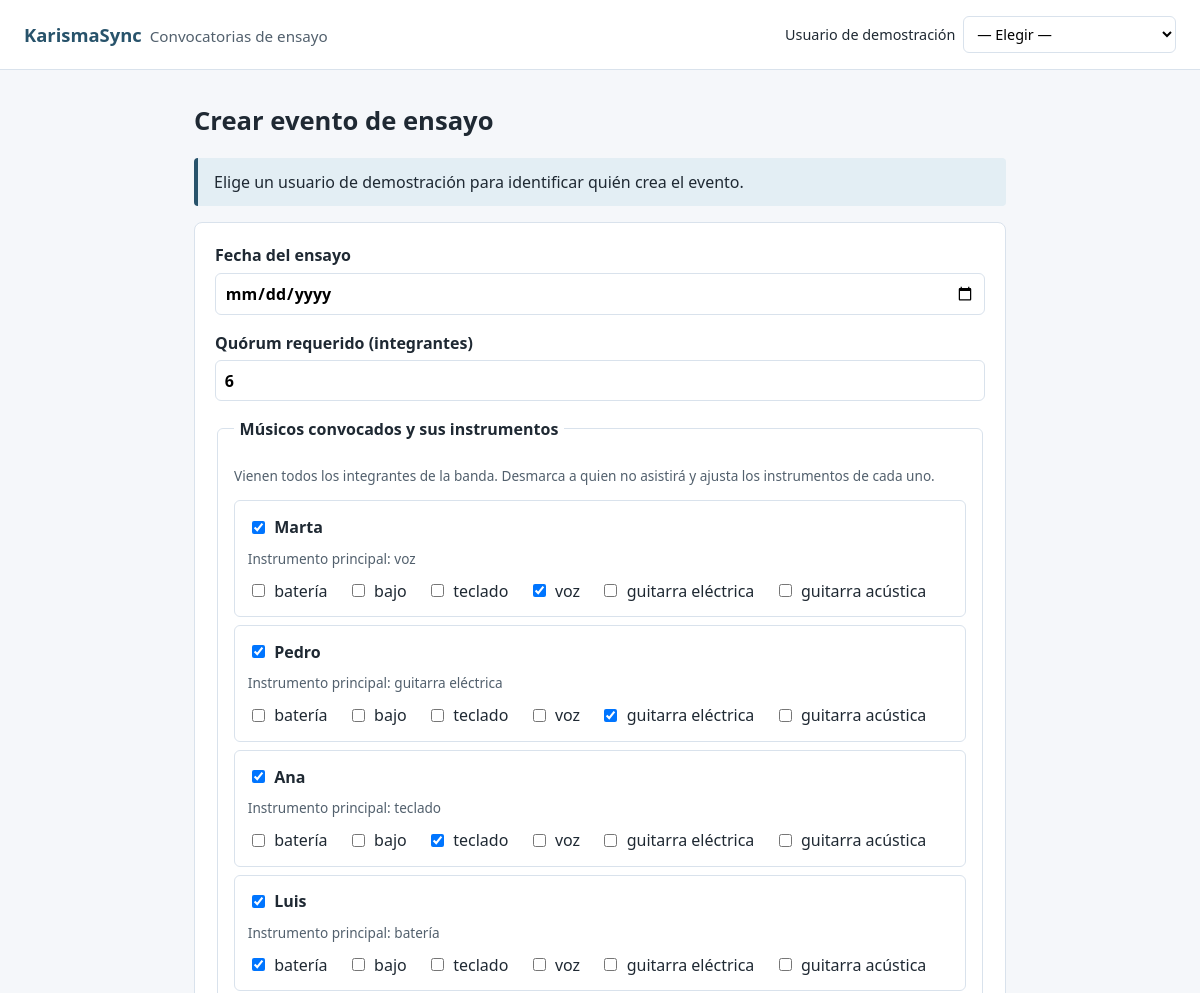
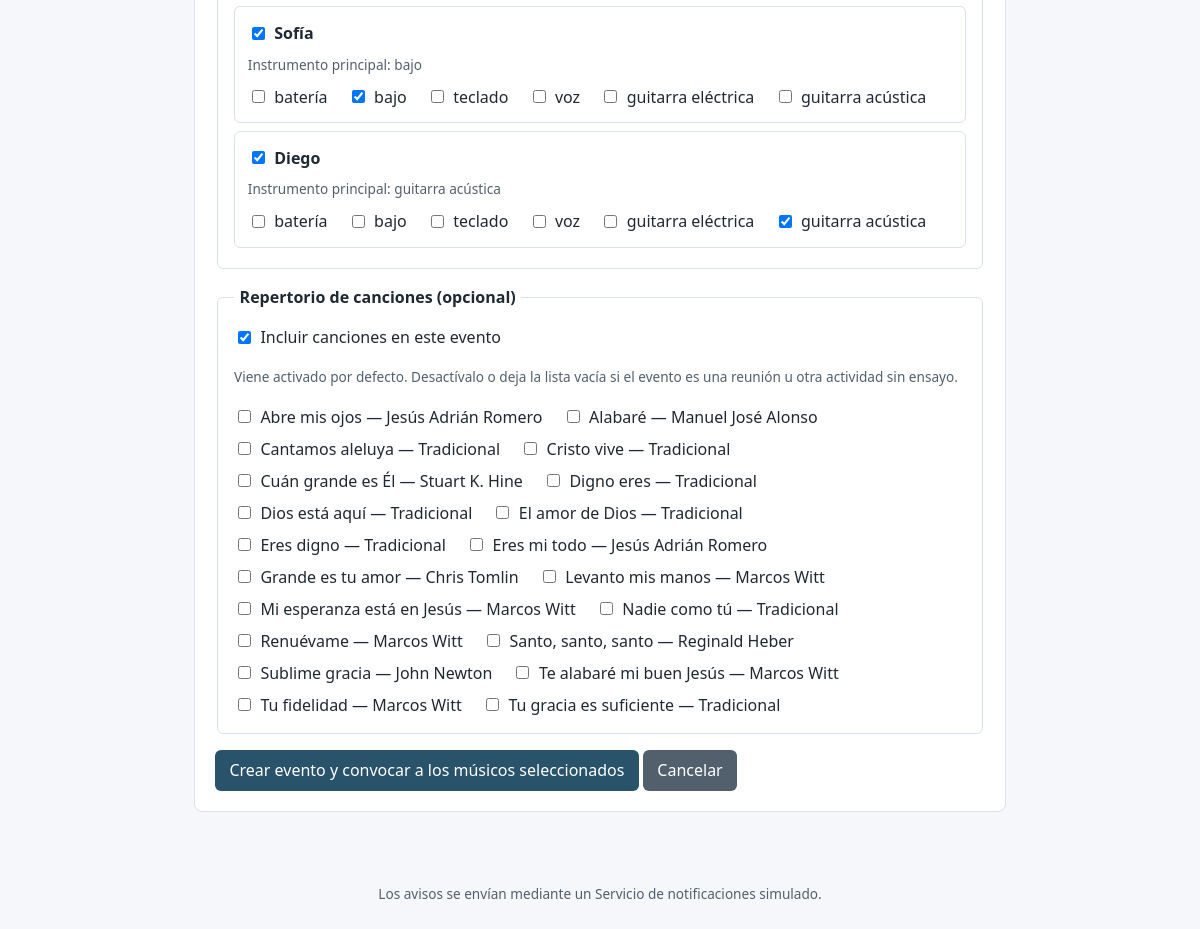
The app's page /eventos/nuevo with its own data (2 pictures, top to bottom).
### tables this page shows
CREATE TABLE integrantes_instrumentos (
    integrante_id INTEGER PRIMARY KEY,
    instrumento_id INTEGER NOT NULL,
    FOREIGN KEY (integrante_id) REFERENCES integrantes (id) ON DELETE CASCADE,
    FOREIGN KEY (instrumento_id) REFERENCES instrumentos (id) ON DELETE RESTRICT
);

CREATE TABLE integrantes (
    id INTEGER PRIMARY KEY AUTOINCREMENT,
    nombre TEXT NOT NULL,
    banda_id INTEGER NOT NULL,
    es_lider INTEGER NOT NULL DEFAULT 0 CHECK (es_lider IN (0, 1)),
    UNIQUE (banda_id, nombre),
    FOREIGN KEY (banda_id) REFERENCES bandas (id) ON DELETE CASCADE
);

CREATE TABLE instrumentos (
    id INTEGER PRIMARY KEY AUTOINCREMENT,
    nombre TEXT NOT NULL UNIQUE,
    es_musico_base INTEGER NOT NULL DEFAULT 0 CHECK (es_musico_base IN (0, 1))
);

CREATE TABLE canciones (
    id INTEGER PRIMARY KEY AUTOINCREMENT,
    titulo TEXT NOT NULL UNIQUE,
    autor TEXT NOT NULL DEFAULT ''
);

### app/rutas/eventos.py (the view)
@router.get("/eventos/nuevo", response_class=HTMLResponse)
def formulario_nuevo(
    request: Request, conexion: sqlite3.Connection = Depends(obtener_conexion)
) -> HTMLResponse:
    return _render_formulario(request, conexion)

### app/templates/evento_form.html (shortened to what this page needs)
{% extends "base.html" %}
{% block contenido %}
  <h1>Crear evento de ensayo</h1>
  {% if not usuario %}
  <p class="aviso">Elige un usuario de demostración para identificar quién crea el evento.</p>
  {% elif not usuario.es_lider %}
  <p class="aviso">Solo el Líder de Alabanza puede crear eventos de ensayo. Cambia el usuario de demostración a Marta.</p>
  {% endif %}
  <form class="formulario" method="post" action="/eventos">
    <label class="campo">Fecha del ensayo
      <input type="date" name="fecha" value="{{ valores.get('fecha') or '' }}" required>
    </label>
    <label class="campo">Quórum requerido (integrantes)
      <input type="number" name="quorum" min="1" value="{{ valores.get('quorum') or integrantes|length }}" required>
    </label>
    <fieldset>
      <legend>Músicos convocados y sus instrumentos</legend>
      <p class="principal">Vienen todos los integrantes de la banda. Desmarca a quien no asistirá y ajusta los instrumentos de cada uno.</p>
      {% set seleccionados = valores.get('convocados_ids') %}
      {% set marcados_por_integrante = valores.get('instrumentos_por_integrante', {}) %}
      {% for integrante in integrantes %}
      {% set convocado = seleccionados is none or integrante.id in seleccionados %}
      {% set instrumentos_marcados = marcados_por_integrante.get(integrante.id) %}
      {% if instrumentos_marcados is none %}
      {% set instrumentos_marcados = [integrante.instrumento_principal_id] if integrante.instrumento_principal_id else [] %}
      {% endif %}
      <div class="musico">
        <label class="check">
          <input type="checkbox" name="convocados" value="{{ integrante.id }}"{% if convocado %} checked{% endif %}>
          <strong>{{ integrante.nombre }}</strong>
        </label>
        {% if integrante.instrumento_principal %}
        <span class="principal">Instrumento principal: {{ integrante.instrumento_principal }}</span>
        {% endif %}
        <div>
          {% for instrumento in instrumentos %}
          <label class="check">
            <input type="checkbox" name="instrumentos_{{ integrante.id }}" value="{{ instrumento.id }}"{% if instrumento.id in instrumentos_marcados %} checked{% endif %}>
            {{ instrumento.nombre }}
          </label>
          {% endfor %}
        </div>
      </div>
      {% endfor %}
    </fieldset>
    {% set incluir_repertorio = valores.get('incluir_repertorio', '1') == '1' %}
    {% set canciones_marcadas = valores.get('canciones_ids', []) %}
    <fieldset>
      <legend>Repertorio de canciones (opcional)</legend>
      <label class="check">
        <input type="checkbox" id="incluir-repertorio" name="incluir_repertorio" value="1"{% if incluir_repertorio %} checked{% endif %}>
        Incluir canciones en este evento
      </label>
      <p class="principal">Viene activado por defecto. Desactívalo o deja la lista vacía si el evento es una reunión u otra actividad sin ensayo.</p>
      <div id="lista-canciones">
        {% for cancion in canciones %}
        <label class="check">
          <input type="checkbox" name="canciones" value="{{ cancion.id }}"{% if cancion.id in canciones_marcadas %} checked{% endif %}>
          {{ cancion.titulo }}{% if cancion.autor %} — {{ cancion.autor }}{% endif %}
        </label>
        {% endfor %}
      </div>
    </fieldset>
    <div>
      <button type="submit">Crear evento y convocar a los músicos seleccionados</button>
      <a class="boton" href="/" style="background:#52606d">Cancelar</a>
    </div>
  </form>
{% endblock %}

### app/templates/base.html (style rules this page uses)
:root { --tinta: #1f2933; --suave: #52606d; --borde: #d9e2ec; --fondo: #f5f7fa; --acento: #28536b; --acento-claro: #e3eef4; --error: #a61b1b; --error-fondo: #fdecec; --ok: #1f6f43; --ok-fondo: #e6f4ec; }
* { box-sizing: border-box; }
body { margin: 0; font-family: "Segoe UI", system-ui, sans-serif; color: var(--tinta); background: var(--fondo); line-height: 1.5; }
select, input, button { font: inherit; }
select, input[type="date"], input[type="number"] { padding: .45rem .55rem; border: 1px solid var(--borde); border-radius: 6px; background: #fff; }
h1 { font-size: 1.6rem; margin-top: 0; }
.boton, button { display: inline-block; background: var(--acento); color: #fff; border: 0; border-radius: 6px; padding: .55rem .9rem; text-decoration: none; cursor: pointer; }
.aviso { background: var(--acento-claro); border-left: 4px solid var(--acento); padding: .75rem 1rem; border-radius: 4px; }
form.formulario { background: #fff; border: 1px solid var(--borde); border-radius: 8px; padding: 1.25rem; display: grid; gap: 1rem; }
form.formulario label.campo { display: grid; gap: .35rem; font-weight: 600; }
fieldset { border: 1px solid var(--borde); border-radius: 6px; padding: .75rem 1rem; }
legend { font-weight: 600; padding: 0 .35rem; }
.check { display: inline-flex; gap: .4rem; align-items: center; margin: .25rem 1rem .25rem 0; font-weight: 400; }
.musico { border: 1px solid var(--borde); border-radius: 6px; padding: .6rem .8rem; margin: .5rem 0; display: grid; gap: .35rem; }
.principal { color: var(--suave); font-size: .85rem; display: block; }

### records on screen
integrantes_instrumentos: nombre "Marta", instrumento_principal "voz"
instrumentos: nombre "batería", id "☑"
instrumentos: nombre "bajo", id "☑"
instrumentos: nombre "teclado", id "☑"
instrumentos: id "☑", nombre "voz"
instrumentos: nombre "guitarra eléctrica", id "☑"
instrumentos: nombre "guitarra acústica", id "☑"
integrantes_instrumentos: nombre "Pedro", instrumento_principal "guitarra eléctrica"
integrantes_instrumentos: nombre "Ana", instrumento_principal "teclado"
integrantes_instrumentos: nombre "Luis", instrumento_principal "batería"
integrantes_instrumentos: nombre "Sofía", instrumento_principal "bajo"
integrantes_instrumentos: nombre "Diego", instrumento_principal "guitarra acústica"
canciones: titulo "Abre mis ojos", autor "Jesús Adrián Romero"
canciones: titulo "Alabaré", autor "Manuel José Alonso"
canciones: titulo "Cantamos aleluya", autor "Tradicional"
canciones: titulo "Cristo vive", autor "Tradicional"
canciones: titulo "Cuán grande es Él", autor "Stuart K. Hine"
canciones: titulo "Digno eres", autor "Tradicional"
canciones: titulo "Dios está aquí", autor "Tradicional"
canciones: titulo "El amor de Dios", autor "Tradicional"
canciones: titulo "Eres digno", autor "Tradicional"
canciones: titulo "Eres mi todo", autor "Jesús Adrián Romero"
canciones: titulo "Grande es tu amor", autor "Chris Tomlin"
canciones: titulo "Levanto mis manos", autor "Marcos Witt"
canciones: titulo "Mi esperanza está en Jesús", autor "Marcos Witt"
canciones: titulo "Nadie como tú", autor "Tradicional"
canciones: titulo "Renuévame", autor "Marcos Witt"
canciones: titulo "Santo, santo, santo", autor "Reginald Heber"
canciones: titulo "Sublime gracia", autor "John Newton"
canciones: titulo "Te alabaré mi buen Jesús", autor "Marcos Witt"
canciones: titulo "Tu fidelidad", autor "Marcos Witt"
canciones: titulo "Tu gracia es suficiente", autor "Tradicional"
